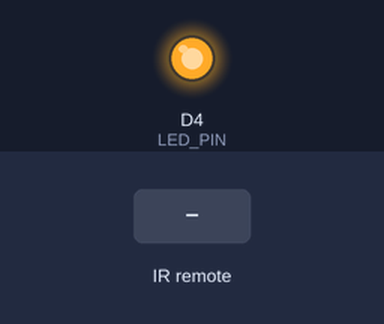
Simulated run of this sketch. Board: ESP8266 (NodeMCU). On the bench: output pins drawn as LEDs (lit = HIGH). Inputs (shaded band) come from the test bench. What the sketch prints to the serial monitor is not drawn.

Above: at 1.2 s.
1.3 s: infrared code 0xF7C03F received
At 2.1 s:
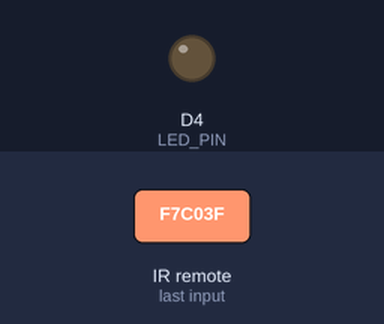
2.8 s: infrared code 0xF740BF received
At 3.2 s:
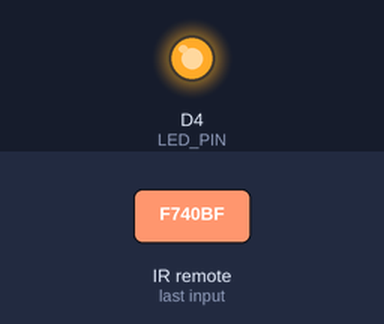
Timing chart, 0 to 5.8 s (numbered marks = the images above; inputs shaded):
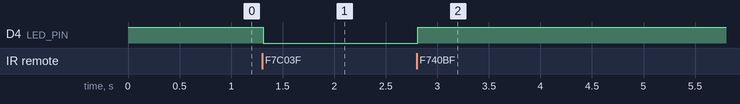

The sketch:

ir_control.ino
```cpp
#include <IRremoteESP8266.h>
#include <IRrecv.h>
#include <IRutils.h>

const uint16_t IR_PIN = D5; // Pin modul IR
const uint8_t LED_PIN = D4; // LED bawaan / relay, bisa kamu ganti terserah mau kontrol apa

#define LED_ON  LOW
#define LED_OFF HIGH

IRrecv irrecv(IR_PIN);
decode_results results;

uint64_t lastCode = 0;
unsigned long pressCount = 0;

// Ganti kode ini sesuai hasil pembacaan remote kamu
#define CODE_LED_ON  0xF7C03F  // Ganti sesuai hasil pembacaan
#define CODE_LED_OFF 0xF740BF  // Ganti sesuai hasil pembacaan

void setup() {
  Serial.begin(115200);
  irrecv.enableIRIn();

  pinMode(LED_PIN, OUTPUT);
  digitalWrite(LED_PIN, LED_OFF);

  Serial.println("\n=== IR Receiver Siap Kontrol LED ===\n");
}

void loop() {
  if (irrecv.decode(&results)) {
    if (results.value != 0xFFFFFFFFFFFFFFFF) {
      lastCode = results.value;
      pressCount++;

      // ===== Tampilan Monitoring =====
      Serial.println(F("\n========================================"));
      Serial.printf("Tombol Ke : %lu\n", pressCount);
      Serial.printf("Waktu     : %.2f s\n", millis() / 1000.0);
      Serial.print(F("Protokol  : "));
      Serial.println(typeToString(results.decode_type).c_str());
      Serial.print(F("HEX       : 0x"));
      Serial.println(uint64ToString(results.value, HEX));
      Serial.print(F("DEC       : "));
      Serial.println(uint64ToString(results.value, DEC));
      Serial.println(F("========================================"));

      // ===== Kontrol LED =====
      if (results.value == CODE_LED_ON) {
        digitalWrite(LED_PIN, LED_ON);
        Serial.println(F("💡 LED ON"));
      }
      else if (results.value == CODE_LED_OFF) {
        digitalWrite(LED_PIN, LED_OFF);
        Serial.println(F("💤 LED OFF"));
      }
    }
    irrecv.resume();
  }
}
```

Measured:
- after the input at 1.3 s, D4 (LED_PIN): HIGH → LOW at once
- after the input at 2.8 s, D4 (LED_PIN): LOW → HIGH at once
